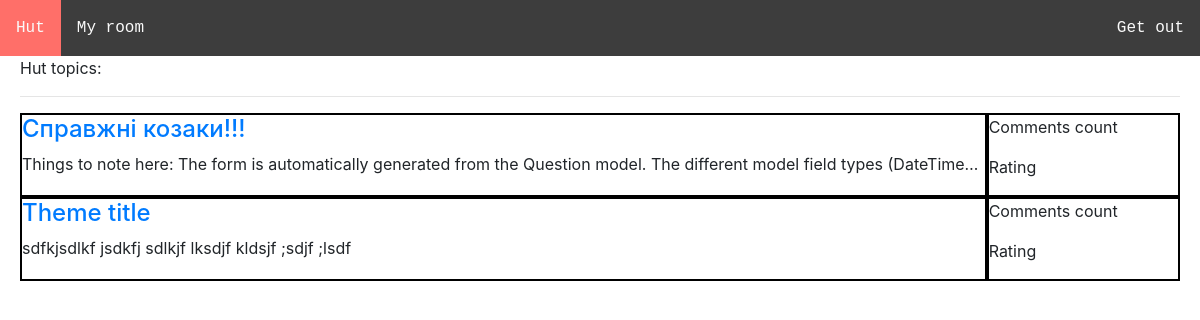
The app's page / (signed in) with its own data.
### homepage/models.py (models this page shows, shortened)
class Topic(models.Model):
    user = models.ForeignKey(User, on_delete=models.SET_DEFAULT, default=5)
    title = models.CharField(max_length=100, unique=True)
    tags = models.ManyToManyField('Tag')
    text = models.TextField()
    rating = models.PositiveSmallIntegerField(default=0)

### homepage/views.py (the view)
# urls.py: path('', views.home, name='home'),
def home(request):
    if request.user.is_authenticated is False:
        return redirect('login:user_login')
    else:
        topic_names = Topic.objects.all()
        context = {
            'name': request.user,
            'topic_names': topic_names
            }
        return render(request, 'homepage/home.html', context)

### homepage/templates/homepage/home.html (shortened to what this page needs)
{% extends 'homepage/layout.html' %}
{% block head%}
    {% load static %}
    <link rel="stylesheet" type="text/css" href="{% static 'homepage/homepage.css' %}">
{% endblock %}
{% block content %}
    <p>Hut topics:</p>
    <hr>
    {% for topic_name in topic_names %}
        <div class="container-fluid">
            <div class="row">
            <div class="col-7 col-md-10 px-0 table-col">
                <a href="{% url 'homepage:topic' topic_name.pk %}">
                    <h4>{{ topic_name.title }}</h4>
                </a>
                <p id="descr">{{ topic_name.text }}</p>
            </div>
            <div class="col-5 col-md-2 px-0 table-col">
                <p>Comments count</p>
                <p>Rating</p>
            </div>
            </div>
        </div>
    {% endfor %}
 {% endblock %}

### homepage/static/homepage/homepage.css (style rules this page uses)
.table-col { border: 2px solid black; }
#descr { text-overflow: ellipsis; white-space: nowrap; overflow: hidden; }

### records on screen
Topic: title "Справжні козаки!!!", text "Things to note here: The form is automatically generated from the Question model. The different model field types (DateTime…"
Topic: title "Theme title", text "sdfkjsdlkf jsdkfj sdlkjf lksdjf kldsjf ;sdjf ;lsdf"
